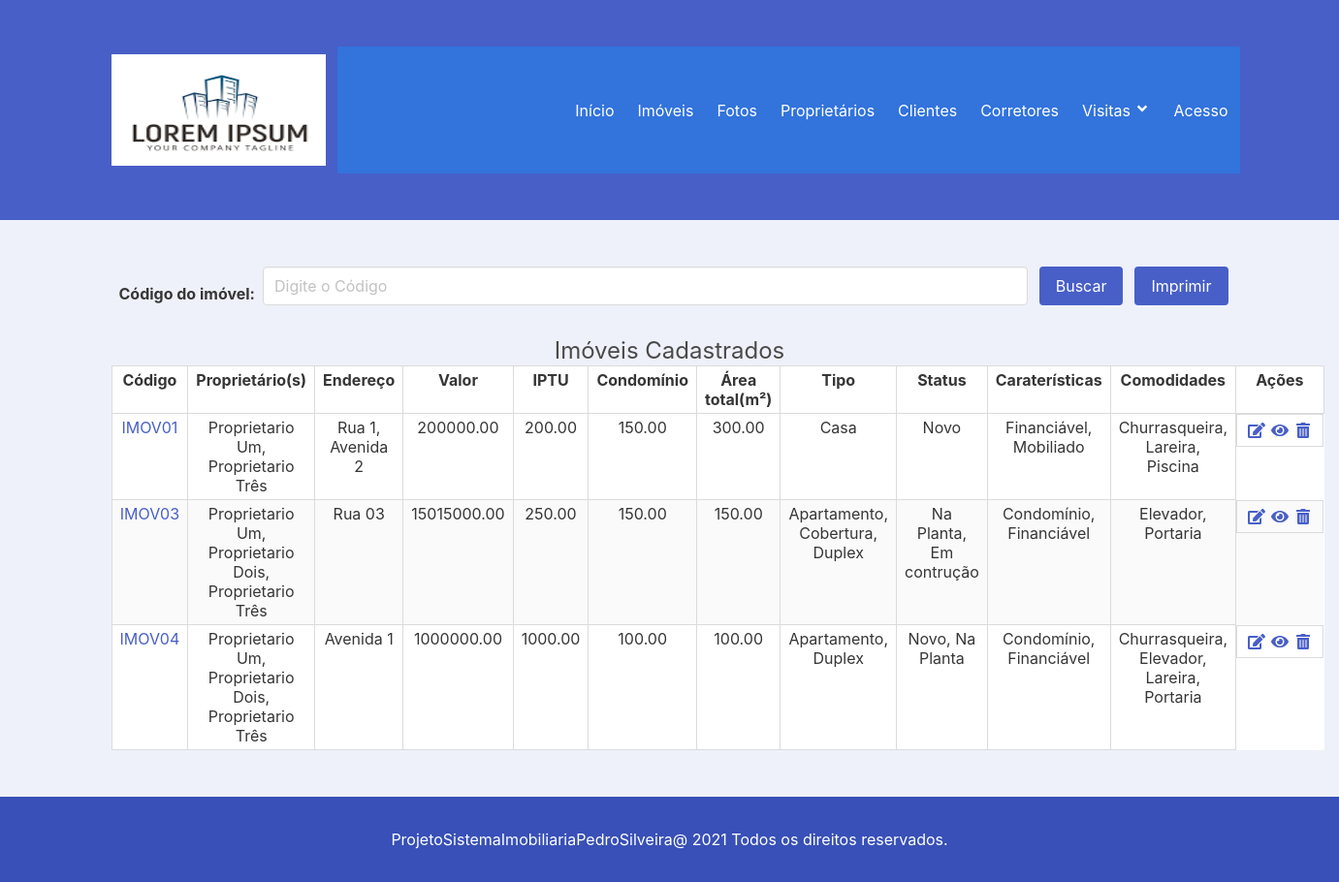
/imoveis, run on the app's committed database.
### agenda/models.py (models this page shows, shortened)
class Imovel(models.Model):
    codigo = models.CharField('Codigo', max_length=7, help_text='Informe o código do imóvel', unique=True)
    endereco = models.CharField('Endereço', max_length=100, help_text='Informe o endereço')
    proprietario = models.ManyToManyField('agenda.Proprietario')
    valor = models.DecimalField('Valor', max_digits=10, decimal_places=2, help_text='Informe o Valor do Imóvel')
    iptu = models.DecimalField('IPTU', max_digits=10, decimal_places=2, help_text='Informe o IPTU')
    condominio = models.DecimalField('Condomínio', max_digits=5, decimal_places=2, help_text='Informe o valor do condominio')
    area_total = models.DecimalField('Área Total', max_digits=5, decimal_places=2, help_text='Informe a área total do imóvel')
    descricao = models.CharField('Descrição', max_length=14, help_text='Descrição do Imóvel')
    quarto = models.DecimalField('Quartos', max_digits=5, decimal_places=2, help_text='Quantidade de quartos')
    banheiro = models.DecimalField('Banheiros', max_digits=5, decimal_places=2, help_text='Quantidade de banheiros')
    garagem = models.DecimalField('Garagem', max_digits=5, decimal_places=2, help_text='Vagas na Garagem')
    tipo = models.ManyToManyField('agenda.Tipos')
    statu = models.ManyToManyField('agenda.Status')
    caracteristica = models.ManyToManyField('agenda.Caracteristicas')
    comodidade = models.ManyToManyField('agenda.Comodidades')
    class Meta:
        verbose_name = 'Imóvel'
        verbose_name_plural = 'Imóveis'
    @property
    def proprietarios(self):
        return Proprietario.objects.filter(imovel=self)
    @property
    def tipos(self):
        return Tipos.objects.filter(imovel=self)
    @property
    def status(self):
        return Status.objects.filter(imovel=self)
    @property
    def caracteristicas(self):
        return Caracteristicas.objects.filter(imovel=self)
    @property
    def comodidades(self):
        return Comodidades.objects.filter(imovel=self)

class Proprietario(models.Model):
    nome = models.CharField('Nome', max_length=35, help_text='Informe o nome')
    celular = models.CharField('Celular', max_length=16, help_text='Informe o telefone Ex.:(xx)xxxxx-xxxx')
    email = models.EmailField('Email', max_length=100, help_text='Informe o email')
    class Meta:
        verbose_name = 'Proprietário'
        verbose_name_plural = 'Proprietários'
    def __str__(self):
        return self.nome

class Tipos(models.Model):
    descricao = models.CharField('Descrição', max_length=35, help_text='Informe a descrição do imóvel')
    class Meta:
        verbose_name = 'Tipo'
        verbose_name_plural = 'Tipos'
    def __str__(self):
        return self.descricao

class Status(models.Model):
    status = models.CharField('Status', max_length=35, help_text='Informe a status do imóvel')
    class Meta:
        verbose_name = 'Status'
        verbose_name_plural = 'Status'
    def __str__(self):
        return self.status

class Caracteristicas(models.Model):
    caracteristicas = models.CharField('Caracteristicas', max_length=35, help_text='Informe as características do imóvel')
    class Meta:
        verbose_name = 'Caracteristica'
        verbose_name_plural = 'Caracteristicas'
    def __str__(self):
        return self.caracteristicas

class Comodidades(models.Model):
    comodidades = models.CharField('Comodidades', max_length=35, help_text='Informe as comodidades do imóvel')
    class Meta:
        verbose_name = 'Comodidade'
        verbose_name_plural = 'Comodidades'
    def __str__(self):
        return self.comodidades

### agenda/views.py (the view)
# urls.py: path('imoveis', ImoveisView.as_view(), name='imoveis'),
class ImoveisView(ListView):
    model = Imovel
    template_name = 'imoveis.html'
    def get_queryset(self, *args, **kwargs):
        buscar = self.request.GET.get('buscar')
        qs = super(ImoveisView, self).get_queryset(*args, **kwargs)
        if buscar:
            qs = qs.filter(Q(codigo__icontains=buscar))
        return qs
    def get(self, *args, **kwargs):
        if self.request.GET.get('imprimir') == 'pdf':
            html_pdf = HtmlToPdf(arquivo='imoveis_pdf', qs=self.get_queryset())
            return html_pdf.response
        else:
            return super(ImoveisView, self).get(*args, **kwargs)
    queryset = Imovel.objects.all()

### agenda/templates/imoveis.html (shortened to what this page needs)
{% extends 'base.html' %}
{% load static %}
{% block content %}
<section class="section has-background-link-Light">
    <div class="container">
        <form id="formListaImoveis" action="" method="GET">
            <div class="field is-grouped is-flex is-align-itens-center is-flex-wrap-wrap">
                <label class="label p-2 mt-2">Código do imóvel: </label>
                 <div class="control is-expanded">
                    <input class="input" type="text" name="buscar" value="{{ request.GET.buscar }}"
                        placeholder="Digite o Código">
                 </div>
                 <div class="control">
                    <button type="button" class="button is-link" onClick="geraPdf(' ','formListaImoveis');">
                        Buscar
                    </button>
                 </div>
                 {% if object_list %}
                    <div class="control">
                        <button type="button" class="button is-link" onClick="geraPdf('pdf','formListaImoveis');">
                            Imprimir
                        </button>
                    </div>
                 {% endif %}
            </div>
        </form>
        {% if object_list %}
        <center><h1 class="subtitle is-size-4">Imóveis Cadastrados </h1></center>
        <div class="table">
            <table class="table is-table is-bordered is-striped is-narrow is-hoverable is-fullwidth">
                <thead>
                <tr>
                    <th class="has-text-centered">Código</th>
                    <th class="has-text-centered">Proprietário(s)</th>
                    <th class="has-text-centered">Endereço</th>
                    <th class="has-text-centered">Valor</th>
                    <th class="has-text-centered">IPTU</th>
                    <th class="has-text-centered">Condomínio</th>
                    <th class="has-text-centered">Área total(m²)</th>
                    <th class="has-text-centered">Tipo</th>
                    <th class="has-text-centered">Status</th>
                    <th class="has-text-centered">Caraterísticas</th>
                    <th class="has-text-centered">Comodidades</th>
                    <th class="has-text-centered" style="width: 100px;">Ações</th>
                </tr>
                </thead>
                <tbody>
                {% for imovel in object_list %}
                <tr>
                    <td class="has-text-centered"><a href="#" data-toggle="modal" class="modal-target"
                           data-bulma-modal="modal{{imovel.id}}"
                           id="modal{{ imovel.id }}">{{ imovel.codigo }}</a></td>
                    <td class="has-text-centered">
                        {% for proprietario in imovel.proprietarios %}
                            {% if forloop.last %}
                                {{ proprietario }}
                            {% else %}
                                {{ proprietario }},
                            {% endif %}
                        {% endfor %}
                    </td>
                    <td class="has-text-centered">{{ imovel.endereco }}</td>
                    <td class="has-text-centered">{{ imovel.valor }}</td>
                    <td class="has-text-centered">{{ imovel.iptu }}</td>
                    <td class="has-text-centered">{{ imovel.condominio }}</td>
                    <td class="has-text-centered">{{ imovel.area_total }}</td>
                    <td class="has-text-centered">
                        {% for tipo in imovel.tipos %}
                            {% if forloop.last %}
                                {{ tipo }}
                            {% else %}
                                {{ tipo }},
                            {% endif %}
                        {% endfor %}
                    </td>
                    <td class="has-text-centered">
                        {% for status in imovel.status %}
                            {% if forloop.last %}
                                {{ status }}
                            {% else %}
                                {{ status }},
                            {% endif %}
                        {% endfor %}
                    </td>
                    <td class="has-text-centered">
                        {% for caracteristicas in imovel.caracteristicas %}
                            {% if forloop.last %}
                                {{ caracteristicas }}
                            {% else %}
                                {{ caracteristicas }},
                            {% endif %}
                        {% endfor %}
                    </td><td class="has-text-centered">
                        {% for comodidades in imovel.comodidades %}
                            {% if forloop.last %}
                                {{ comodidades }}
                            {% else %}
                                {{ comodidades }},
                            {% endif %}
                        {% endfor %}
                    </td>
                    <td class="has-text-centered is-flex is-flex-wrap-nowrap is-justify-content-center">
                        <a href="{% url 'imovel_adicionar' %}" title="Adicionar">
                            <span class="icon">
                                <i class="fas fa-edit"></i>
                            </span>
                        </a>
                        <a href="{% url 'imovel_editar' imovel.pk %}" title="Editar">
                            <span class="icon">
                                <i class="fas fa-eye"></i>
                            </span>
                        </a>
                        <a href="{% url 'imovel_apagar' imovel.pk %}" title="Excluir">
                            <span class="icon">
                                <i class="fas fa-trash-alt"></i>
                            </span>
                        </a>
                    </td>
                </tr>
                {% endfor %}
                </tbody>
            </table>
        </div>
        {% else %}
        <h2>Não existem imóveis cadastrados!</h2>
        {% endif %}
    </div>
</section>
{% endblock %}

### agenda/templates/base.html (shortened to what this page needs)
{% load static %}
<html class="no-js" lang="pt-br">
{% block head %}
    {% include 'head.html' %}
{% endblock %}
<body>
    <section class="section has-background-link">
        <div class="container">
            <nav class="navbar has-background-link" role="navigation" aria-label="main navigation">
                <div class="navbar-brand">
                    <a class="navbar-item" href="{% url 'index' %}">
                        <img src="{% static 'img/images.png' %}" width="221" height="115">
                    </a>
                </div>
                <div id="navbarBasicExample" class="navbar-menu">
                    <div class="navbar-end">
                        <a class="navbar-item has-text-white" href="{% url 'index' %}">
                            Início
                        </a>
                       <a class="navbar-item has-text-white" href="{% url 'imoveis' %}">
                            Imóveis
                        </a>
                        <a class="navbar-item has-text-white" href="{% url 'fotos' %}">
                            Fotos
                        </a>
                        <a class="navbar-item has-text-white" href="{% url 'proprietarios' %}">
                            Proprietários
                        </a>
                        <a class="navbar-item has-text-white" href="{% url 'clientes' %}">
                            Clientes
                        </a>
                        <a class="navbar-item has-text-white" href="{% url 'corretores' %}">
                            Corretores
                        </a>
                        <div class="navbar-item dropdown is-hoverable has-text-white">
                            <div class="dropdown-trigger">
                                <li class="is-inline-block" aria-haspopup="true" aria-controls="dropdown-menu">
                                    <span>Visitas</span>
                                    <span class="icon is-small">
                                        <i class="fas fa-angle-down" aria-hidden="true"></i>
                                    </span>
                                </li>
                            </div>
                        </div>
                        <a href="/admin" class="navbar-item has-text-white">
                                Acesso
                        </a>
                    </div>
                </div>
            </nav>
        </div>
    </section>
     {% block content %} {% endblock %}
{% block footer %}
{% include 'footer.html' %}
{% endblock %}
</body>
</html>

### agenda/templates/head.html (shortened to what this page needs)
<!DOCTYPE html>
<html lang="en">
<head>
<head>
    <link rel="stylesheet" href="https://cdn.jsdelivr.net/npm/bulma@0.9.1/css/bulma.min.css">
</head>
</head>
<body>
</body>
</html>

### agenda/templates/footer.html
<footer class="footer has-background-link-dark">
        <div class="container has-text-centered">
            <p class="is-size-6 has-text-white">ProjetoSistemaImobiliariaPedroSilveira@ 2021 Todos os direitos reservados.</p>
        </div>
</footer>

### agenda/templates/head.html (style rules this page uses)
.navbar-item img { max-height: 115px; }
.navbar-menu { background-color: #3273dc; }
.footer { padding: 2rem 1.5rem 2rem; }

### data on the page
Imovel: codigo "IMOV01", endereco "Rua 1, Avenida 2", valor "200000.00", iptu "200.00", condominio "150.00", area_total "300.00"
Proprietario: nome "Proprietario Um"
Proprietario: nome "Proprietario Três"
Tipos: descricao "Casa"
Status: status "Novo"
Caracteristicas: caracteristicas "Financiável"
Caracteristicas: caracteristicas "Mobiliado"
Comodidades: comodidades "Churrasqueira"
Comodidades: comodidades "Lareira"
Comodidades: comodidades "Piscina"
Imovel: codigo "IMOV03", endereco "Rua 03", valor "15015000.00", iptu "250.00", condominio "150.00", area_total "150.00"
Proprietario: nome "Proprietario Dois"
Tipos: descricao "Apartamento"
Tipos: descricao "Cobertura"
Tipos: descricao "Duplex"
Status: status "Na Planta"
Status: status "Em contrução"
Caracteristicas: caracteristicas "Condomínio"
Comodidades: comodidades "Elevador"
Comodidades: comodidades "Portaria"
Imovel: codigo "IMOV04", endereco "Avenida 1", valor "1000000.00", iptu "1000.00", condominio "100.00", area_total "100.00"
